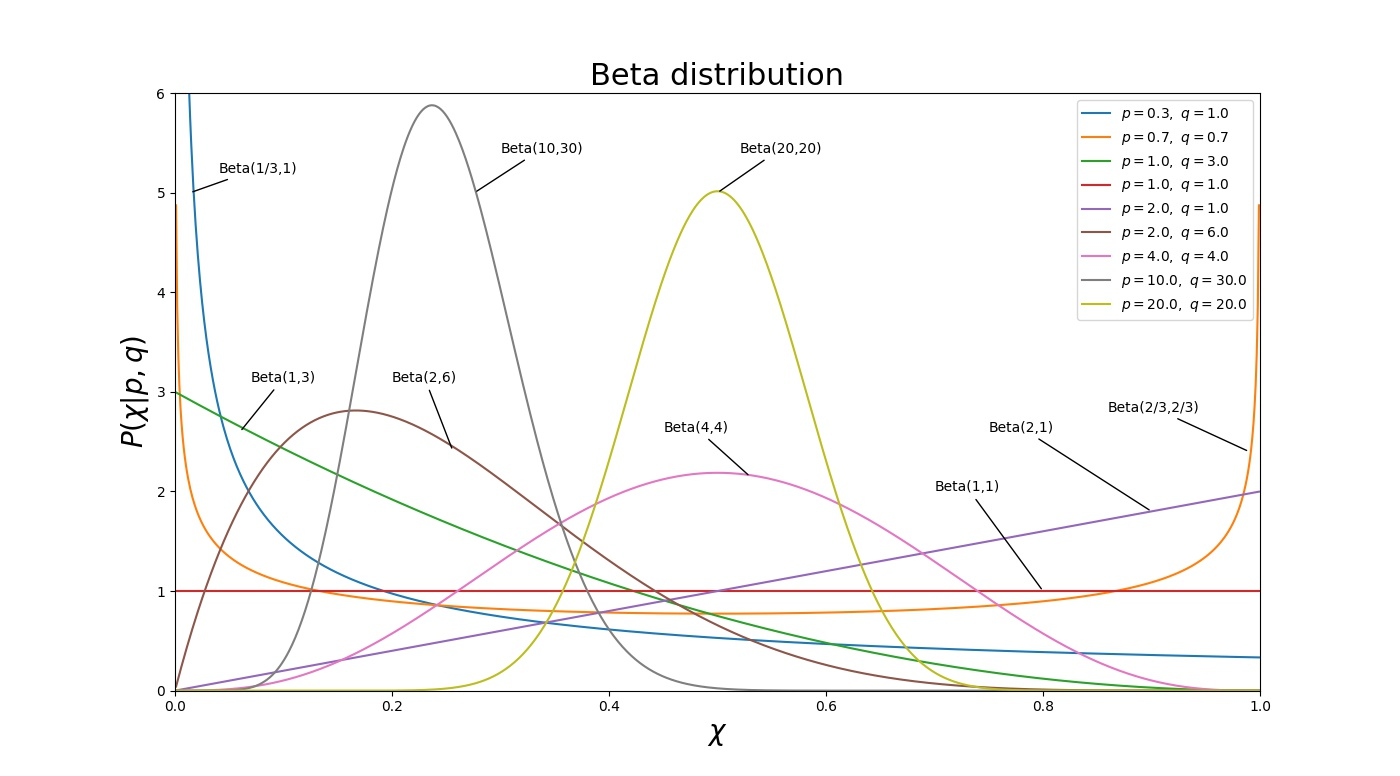

Write the Python code that produced this figure.
#!/usr/bin/env python
import numpy as np
from scipy.stats import beta
from matplotlib import pyplot as plt

alpha_values = [1/3,2/3,1,1,2,2,4,10,20]
beta_values = [1,2/3,3,1,1,6,4,30,20]
colors =  ['tab:blue', 'tab:orange', 'tab:green', 'tab:red', 'tab:purple', 
           'tab:brown', 'tab:pink', 'tab:gray', 'tab:olive']
x = np.linspace(0, 1, 1002)[1:-1]

fig, ax = plt.subplots(figsize=(14,9))

for a, b, c in zip(alpha_values, beta_values, colors):
    dist = beta(a, b)
    plt.plot(x, dist.pdf(x), c=c,label=r'$p=%.1f,\ q=%.1f$' % (a, b))

plt.xlim(0, 1)
plt.ylim(0, 6)

plt.xlabel(r'$\chi$', fontsize=20)
plt.ylabel(r'$P(\chi|p,q)$',fontsize=20)
plt.title('Beta distribution', fontsize=22)

ax.annotate('Beta(1/3,1)', xy=(0.014, 5), xytext=(0.04, 5.2),
            arrowprops=dict(facecolor='black', arrowstyle='-'))
ax.annotate('Beta(10,30)', xy=(0.276, 5), xytext=(0.3, 5.4),
            arrowprops=dict(facecolor='black', arrowstyle='-'))
ax.annotate('Beta(20,20)', xy=(0.5, 5), xytext=(0.52, 5.4),
            arrowprops=dict(facecolor='black', arrowstyle='-'))
ax.annotate('Beta(1,3)', xy=(0.06, 2.6), xytext=(0.07, 3.1),
            arrowprops=dict(facecolor='black', arrowstyle='-'))
ax.annotate('Beta(2,6)', xy=(0.256, 2.41), xytext=(0.2, 3.1),
            arrowprops=dict(facecolor='black', arrowstyle='-'))
ax.annotate('Beta(4,4)', xy=(0.53, 2.15), xytext=(0.45, 2.6),
            arrowprops=dict(facecolor='black', arrowstyle='-'))
ax.annotate('Beta(1,1)', xy=(0.8, 1), xytext=(0.7, 2),
            arrowprops=dict(facecolor='black', arrowstyle='-'))
ax.annotate('Beta(2,1)', xy=(0.9, 1.8), xytext=(0.75, 2.6),
            arrowprops=dict(facecolor='black', arrowstyle='-'))
ax.annotate('Beta(2/3,2/3)', xy=(0.99, 2.4), xytext=(0.86, 2.8),
            arrowprops=dict(facecolor='black', arrowstyle='-'))

plt.legend(loc=0)
plt.show()
